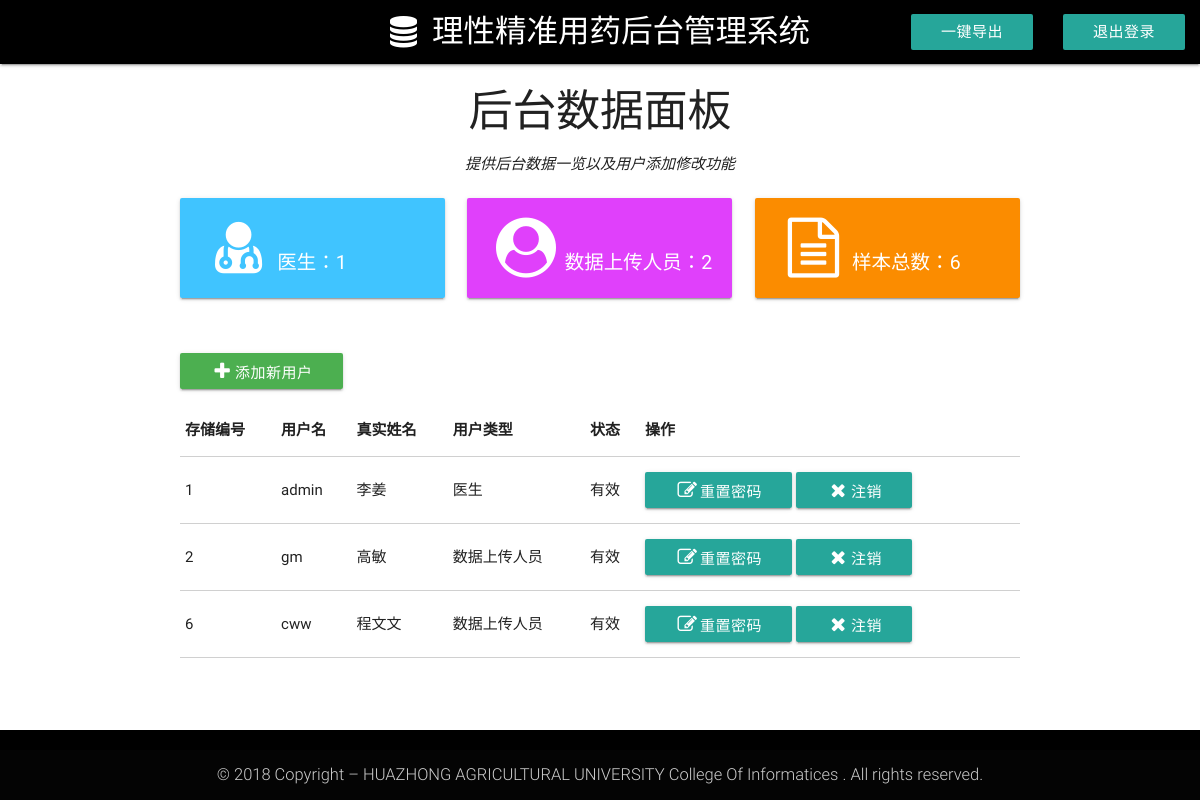
Screenshot of /Admin/index.php (signed in) with the database file from the repository.
### tables this page shows
CREATE TABLE IF NOT EXISTS `pm_admin` (
  `admin_id` int(3) NOT NULL AUTO_INCREMENT COMMENT '自增id',
  `user_name` varchar(30) NOT NULL COMMENT '用户名',
  `password` char(32) NOT NULL COMMENT '密码',
  `login_time` char(11) DEFAULT NULL COMMENT '登录时间',
  `login_ip` int(11) DEFAULT NULL COMMENT '登录ip',
  `status` char(1) NOT NULL DEFAULT '1' COMMENT '状态，0失效 1有效',
  `user_type` varchar(5) NOT NULL COMMENT '用户类型 0医生 1测序公司 2分析人员',
  `real_name` varchar(10) NOT NULL COMMENT '真实姓名',
  PRIMARY KEY (`admin_id`)
);

### function.php (called while the page is built, shortened)
<?php
	function trans_user_type($type){
		if(strval($type) == '0'){
			return '医生';
		}elseif(strval($type) == '1'){
			return '测序公司';
		}elseif (strval($type) == '2') {
			return '数据上传人员';
		}
	}
?>

### Admin/front_html/index.php (the view)
<main style="margin-top: 0.1%;">
	<div class="container">
		<h3 class="center">后台数据面板</h3>
		<p class="center-align"><span style="font-style: italic;">提供后台数据一览以及用户添加修改功能</span></p>
		<div class="row">
			<div class="col s4 m4 l4">
				<div class="row">
			      <div class="col s12">
			        <div class="card-panel light-blue accent-2">
			          <span class="white-text"><i class="fa fa-user-md fa-fw medium"></i><span style="font-size: 1.3em;">医生：<?=$all_doctor?></span>
			          </span>
			        </div>
			      </div>
			    </div>
			</div>
      		<div class="col s4 m4 l4">
      			<div class="row">
			      <div class="col s12">
			        <div class="card-panel  purple accent-2">
			          <span class="white-text"><i class="fa fa fa-user-circle fa-fw medium"></i><span style="font-size: 1.3em;">数据上传人员：<?=$all_upload?></span>
			          </span>
			        </div>
			      </div>
			    </div>
      		</div>
            <div class="col s4 m4 l4">
            	<div class="row">
			      <div class="col s12">
			        <div class="card-panel orange darken-1">
			          <span class="white-text"><i class="fa fa fa-file-text-o fa-fw medium"></i><span style="font-size: 1.3em;">样本总数：<?=$all_sample?></span>
			          </span>
			        </div>
			      </div>
			    </div>
            </div>
		</div>
	</div>
	<div class="container">
		<p>
		   <a class="waves-effect waves-light btn green" href="/Admin/index.php?action=add"><i class="fa fa-plus fa-fw"></i>添加新用户</a>
		</p>
		<table class="responsive-table highlight bordered">
	        <thead>
	          <tr>
	          	  <th data-field="">存储编号</th>
	              <th data-field="">用户名</th>
	              <th data-field="">真实姓名</th>
	              <th data-field="">用户类型</th>
	              <th data-field="">状态</th>
	              <th data-field="">操作</th>
	          </tr>
	        </thead>
	        <tbody>
	        	<?php
	          	foreach($res as $k=>$v){
				?>
				<tr>
				<td><?php echo $v['admin_id'];?></td>
	            <td><?php echo $v['user_name'];?></td>
	            <td><?php echo $v['real_name'];?></td>
	            <td><?php echo trans_user_type($v['user_type']);?></td>
	            <td><?php echo $v['status'] == 1?'有效':'无效';?></td>
	            <td>
	            	<a class="waves-effect waves-light btn" href="/Admin/index.php?action=set&id=<?=$v['admin_id']?>"><i class="fa fa-edit fa-fw"></i>重置密码</a>
	            	<a class="waves-effect waves-light btn admin_delete" attr-id="<?=$v['admin_id']?>"><i class="fa fa-close fa-fw"></i>注销</a>
	            </td>
	          </tr>
			  <?php
	          	}
	          	?>
	        </tbody>
     </table>
	</div>
</main>

### Admin/index.php (shortened to what this page needs)
<?php
	include str_replace('\\', '/', dirname(__DIR__)).'/function.php';
	$action=isset($_GET['action'])?trim_data($_GET['action']):'';
	$pdo=DB::getInstance()->getDB();
	if($action == ''){
		$sql="SELECT * FROM pm_admin WHERE status=1 AND user_type != 'admin'";
		$res=$pdo->query($sql)->fetchAll();
		$all_doctor=$pdo->query("SELECT count(*) AS whole FROM pm_admin WHERE status='1' AND user_type='0'")->fetch()['whole'];
		$all_upload=$pdo->query("SELECT count(*) AS whole FROM pm_admin WHERE status='1' AND user_type='2'")->fetch()['whole'];
		$all_sample=$pdo->query("SELECT count(*) AS whole FROM pm_diagnosis WHERE status=1")->fetch()['whole'];
		include 'front_html/index.php';
	}
?>

### rows the page displays
pm_admin: admin_id "1", user_name "admin", real_name "李姜", status "有效"
pm_admin: admin_id "2", user_name "gm", real_name "高敏", status "有效"
pm_admin: admin_id "6", user_name "cww", real_name "程文文", status "有效"

### other values shown
$all_doctor "1"
$all_upload "2"
$all_sample "6"
